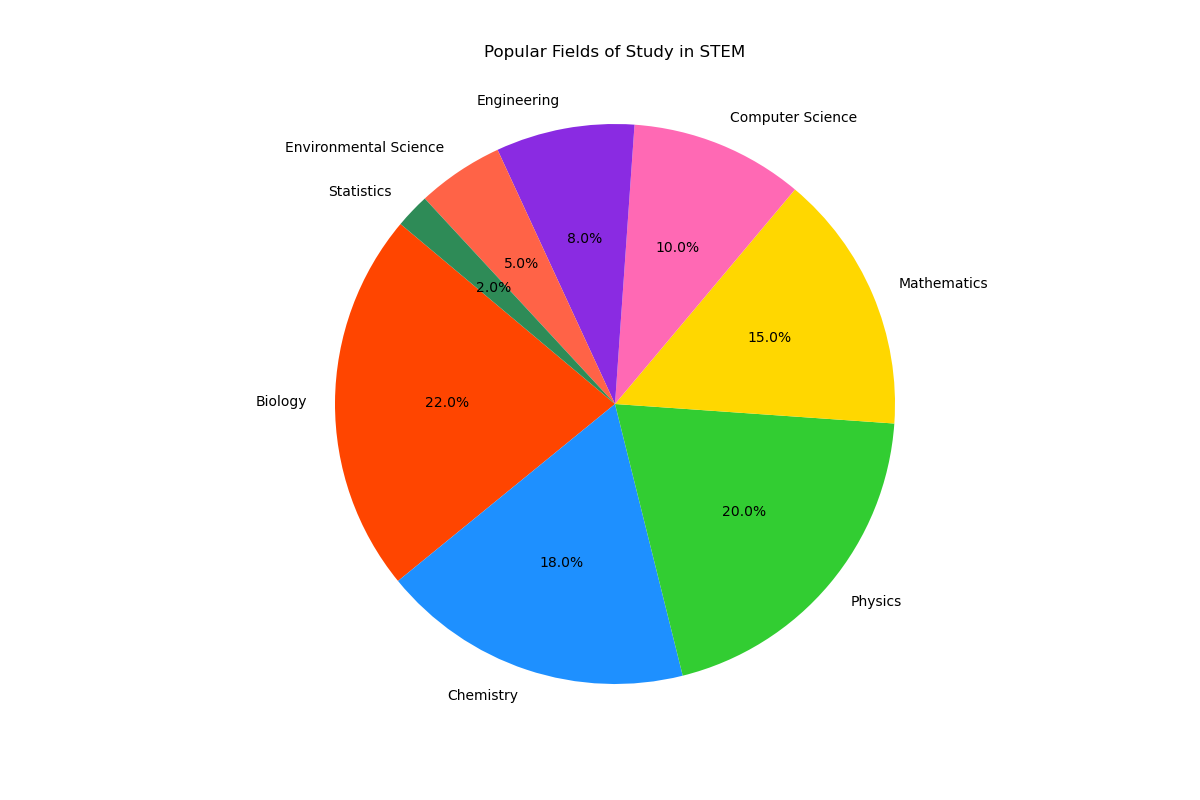

Write the Python code that produced this figure.

import matplotlib.pyplot as plt

# Data to plot
labels = ['Biology', 'Chemistry', 'Physics', 'Mathematics', 'Computer Science', 'Engineering', 'Environmental Science', 'Statistics']
sizes = [22, 18, 20, 15, 10, 8, 5, 2]
colors = ['#FF4500', '#1E90FF', '#32CD32', '#FFD700', '#FF69B4', '#8A2BE2', '#FF6347', '#2E8B57']

# Create pie chart
plt.figure(figsize=(12, 8))
plt.pie(sizes, labels=labels, colors=colors, autopct='%1.1f%%', startangle=140)

# Title
plt.title('Popular Fields of Study in STEM', y=1.05)

# Display the chart
plt.axis('equal')  # Equal aspect ratio ensures that pie is drawn as a circle.
plt.show()
